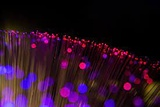
#> input picture opencv/code/reverse/images.jpeg, 160 x 107 px, shrunk from 275 x 183 before the run, given in place of glass.jpg, which was not available
$ jupyter execute OpenCV-Study.ipynb   (text cells are left out)
#> lines starting #> are read from the running program, lines starting #| are printed output that depends on the picture; pictures that were not available may be replaced by others from this repository, and a replacement may not be noted
[cell 1]
import cv2

src = cv2.imread("glass.jpg", cv2.IMREAD_COLOR)
#> src is the input picture: shape (107, 160, 3); mean B, G, R 37.1, 16.8, 44.4
dst = cv2.flip(src, 0)
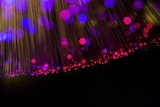
#> dst: shape (107, 160, 3); mean B, G, R 37.1, 16.8, 44.4

cv2.imshow("src", src)
cv2.imshow("dst", dst)
cv2.waitKey()
cv2.destroyAllWindows()

[cell 2]
import cv2

src = cv2.imread("ara.png", cv2.IMREAD_COLOR)
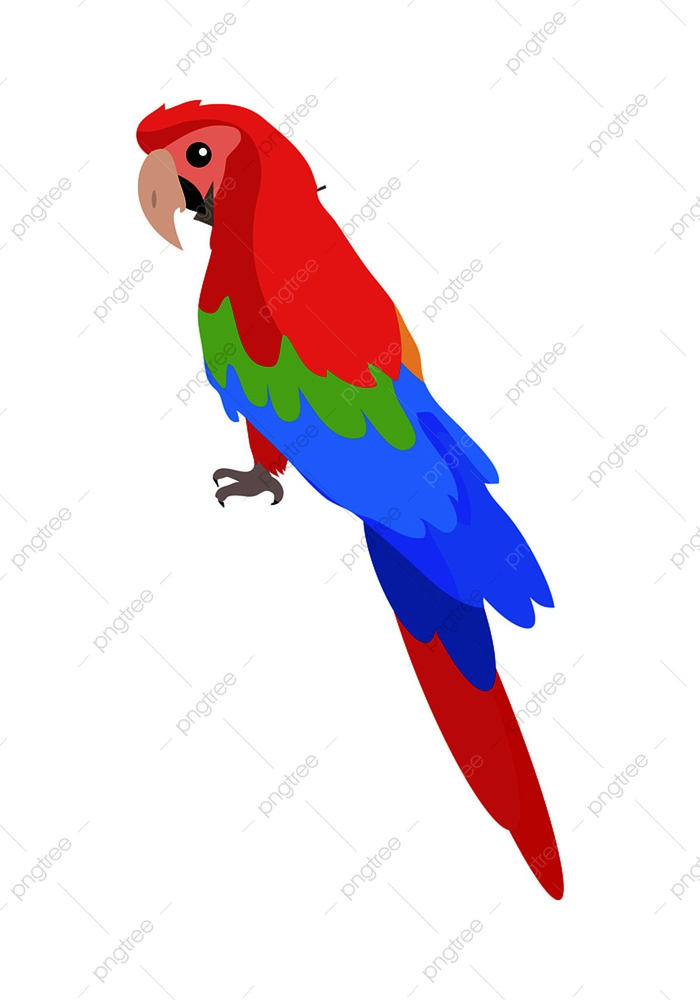
#> input picture opencv/code/rotate/ara.png, 700 x 1000 px, shrunk from 1200 x 1714 before the run, found by its file name
#> src is the input picture: shape (1000, 700, 3); mean B, G, R 228.8, 221.8, 232.8

height, width, channel = src.shape
#> height = 1000; width = 700; channel = 3
matrix = cv2.getRotationMatrix2D((width/2, height/2), 90, 1)
dst = cv2.warpAffine(src, matrix, (width, height))
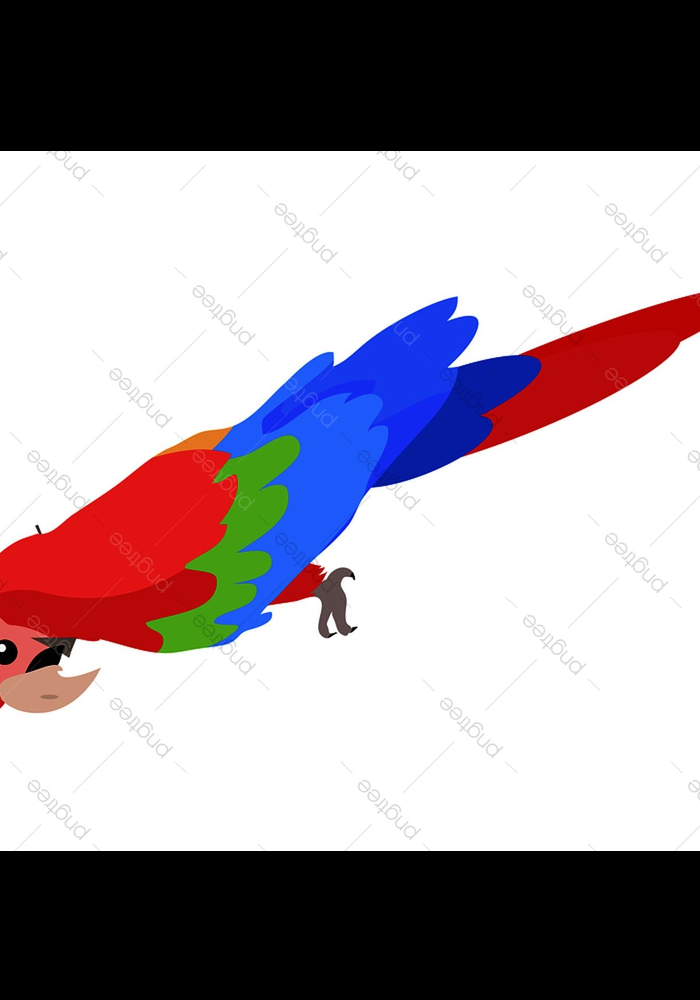
#> dst: shape (1000, 700, 3); mean B, G, R 154.9, 147.9, 157

cv2.imshow("src", src)
cv2.imshow("dst", dst)
cv2.waitKey()
cv2.destroyAllWindows()
